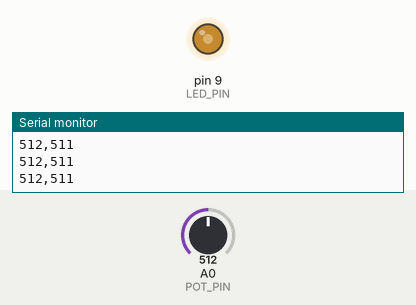
A sketch run on a simulated Arduino Uno, built with avr-gcc and run on an emulated ATmega328P. Shown: output pins drawn as LEDs (lit = HIGH), the last lines printed to the serial monitor. The test bench sets the inputs (shaded band); at power-on: A0 (POT_PIN) = 512.

Above: at 1.2 s.
1.3 s: A0 (POT_PIN) set to 716
At 2.1 s:
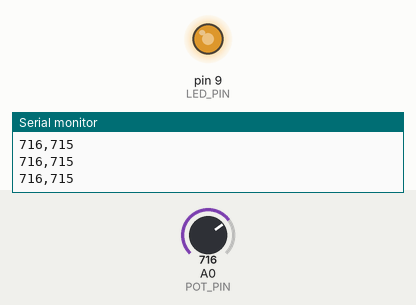
3.3 s: A0 (POT_PIN) set to 900
At 3.46 s:
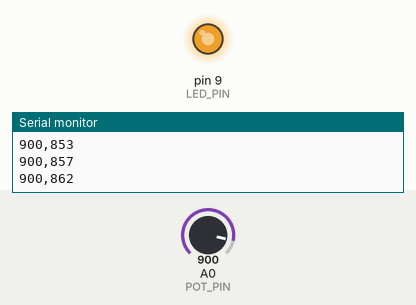
5.3 s: A0 (POT_PIN) set to 0
At 7.1 s:
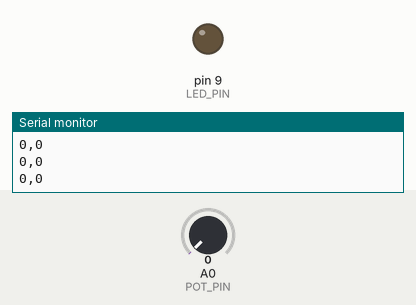
Timing chart, 0 to 8.6 s (numbered marks = the images above; inputs shaded):
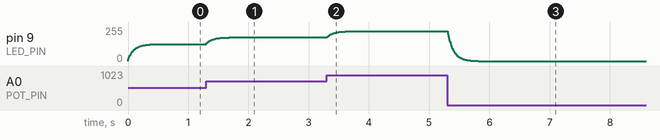

Measured:
- after the input at 1.3 s, pin 9 (LED_PIN): moves from 127/255 to 178/255 over 0.53 s, starting at once
- after the input at 3.3 s, pin 9 (LED_PIN): moves from 178/255 to 224/255 over 0.52 s, starting at once
- after the input at 5.3 s, pin 9 (LED_PIN): moves from 224/255 to 0/255 over 0.51 s, starting at once

The sketch:

EMA.ino
```cpp
const int POT_PIN = A0;
const int LED_PIN = 9;

float filteredVal = 0.0;
const float ALPHA = 0.1;

void setup() {
    pinMode(LED_PIN, OUTPUT);
    Serial.begin(115200);
}

void loop() {
    int raw = analogRead(POT_PIN);

    filteredVal = ALPHA * raw + (1 - ALPHA) * filteredVal;

    // 映射到 PWM 范围 0~255
    int brightness = map((int)filteredVal, 0, 1023, 0, 255);
    analogWrite(LED_PIN, brightness);

    // 输出两列数据：原始值, 滤波值（用于串口绘图器）
    Serial.print(raw);
    Serial.print(",");
    Serial.println((int)filteredVal);

    delay(10); // 控制采样率，同时让绘图器刷新可读
}
```
